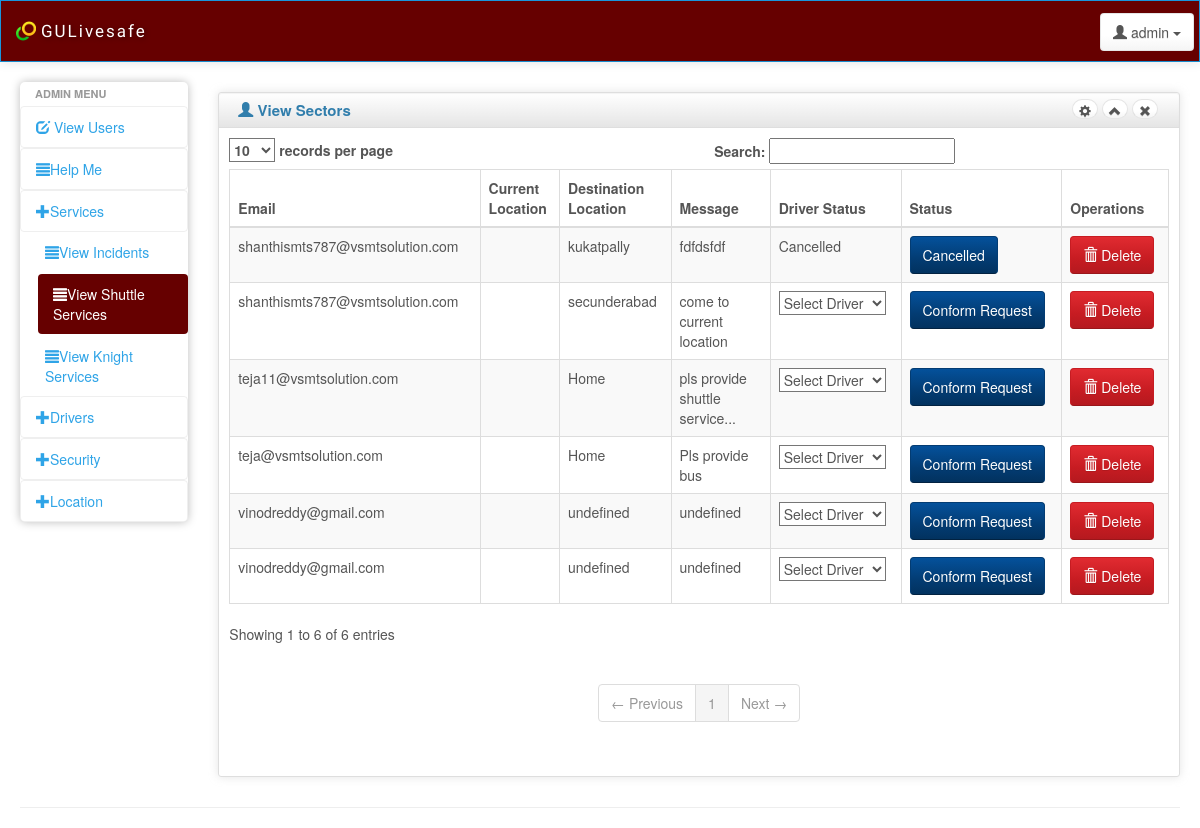
/admin/view_shuttle.php (signed in), run on the app's committed database.
### tables this page shows
CREATE TABLE IF NOT EXISTS `shuttle_services` (
  `shuttle_id` int(11) NOT NULL AUTO_INCREMENT,
  `email_id` varchar(50) NOT NULL DEFAULT '0',
  `current_loaction` varchar(50) DEFAULT NULL,
  `destination_location` varchar(50) DEFAULT NULL,
  `shuttle_message` varchar(50) DEFAULT NULL,
  `shuttle_status` varchar(50) DEFAULT 'Not Conformed',
  PRIMARY KEY (`shuttle_id`),
  KEY `FK_shuttle_services_users` (`email_id`),
  CONSTRAINT `FK_shuttle_services_users` FOREIGN KEY (`email_id`) REFERENCES `users` (`email_id`) ON DELETE CASCADE ON UPDATE CASCADE
);

### admin/view_shuttle.php (the view, shortened to what this page needs)
<!DOCTYPE html>
<html lang="en">
<head>
    <link id="bs-css" href="css/bootstrap-cerulean.min.css" rel="stylesheet">
    <link href="css/charisma-app.css" rel="stylesheet">
    <link href='bower_components/fullcalendar/dist/fullcalendar.css' rel='stylesheet'>
    <link href='bower_components/fullcalendar/dist/fullcalendar.print.css' rel='stylesheet' media='print'>
    <link href='bower_components/chosen/chosen.min.css' rel='stylesheet'>
    <link href='bower_components/colorbox/example3/colorbox.css' rel='stylesheet'>
    <link href='bower_components/responsive-tables/responsive-tables.css' rel='stylesheet'>
    <link href='bower_components/bootstrap-tour/build/css/bootstrap-tour.min.css' rel='stylesheet'>
    <link href='css/jquery.noty.css' rel='stylesheet'>
    <link href='css/noty_theme_default.css' rel='stylesheet'>
    <link href='css/elfinder.min.css' rel='stylesheet'>
    <link href='css/elfinder.theme.css' rel='stylesheet'>
    <link href='css/jquery.iphone.toggle.css' rel='stylesheet'>
    <link href='css/uploadify.css' rel='stylesheet'>
    <link href='css/animate.min.css' rel='stylesheet'>
</head>
<body>
   <div class="navbar navbar-default" role="navigation">
        <div class="navbar-inner">
            <a class="navbar-brand" href="index.html"> <img alt="Charisma Logo" src="img/logo20.png" class="hidden-xs"/>
                <span>GULivesafe</span></a>
            <div class="btn-group pull-right">
                <button class="btn btn-default dropdown-toggle" data-toggle="dropdown">
                    <i class="glyphicon glyphicon-user"></i><span class="hidden-sm hidden-xs"> admin</span>
                    <span class="caret"></span>
                </button>
            </div>
        </div>
    </div>
<div class="ch-container">
    <div class="row">
        <div class="col-sm-2 col-lg-2">
            <div class="sidebar-nav">
                <div class="nav-canvas">
                    <?php include 'menu.php'?>
                </div>
            </div>
        </div>
        <div id="content" class="col-lg-10 col-sm-10">
    <div class="row">
    <div class="box col-md-12">
    <div class="box-inner">
    <div class="box-header well" data-original-title="">
        <h2><i class="glyphicon glyphicon-user"></i> View Sectors</h2>
        <div class="box-icon">
            <a href="#" class="btn btn-setting btn-round btn-default"><i class="glyphicon glyphicon-cog"></i></a>
            <a href="#" class="btn btn-minimize btn-round btn-default"><i
                    class="glyphicon glyphicon-chevron-up"></i></a>
            <a href="#" class="btn btn-close btn-round btn-default"><i class="glyphicon glyphicon-remove"></i></a>
        </div>
    </div>
    <div class="box-content">
    <table class="table table-striped table-bordered bootstrap-datatable datatable responsive">
    <thead>
    <tr>
        <th>Email</th>
        <th>Current Location</th>
        <th>Destination Location</th>
        <th>Message</th>
        <th>Driver Status</th>
        <th>Status</th>
        <th>Operations</th>
    </tr>
    </thead>
    <tbody>
    <?php
    $count=1;
    $sql="select * from shuttle_services";
    $res=mysql_query($sql);
    while($user=mysql_fetch_assoc($res))
    {
        ?>
    <tr>
        <td><?=$user['email_id']?></td>
      <td><?=$user['current_location']?></td>
      <td><?=$user['destination_location']?></td>
      <td><?=$user['shuttle_message']?></td>
      <?php
        if($user['shuttle_status']=='Not Conformed' ){
        ?>
      <td>
  <select name="location" onChange="driver_id<?=$count?>.value=this.value">
   <option>Select Driver</option>
</select>
</td>
     <td>
     <form action="conform_Request.php" method="post" onsubmit="" >
           <span id="fnameError" style="color:red;">
  <button class="btn btn-info" name="action" value="shuttle_request" >Conform Request</button></td>
    <?php
        }elseif($user['shuttle_status']=='Processing'||$user['shuttle_status']=='Completed' ){
        ?>
    <td><?=$user['shuttle_status']?></td>
    <td><a href="conform_Request.php?action=Completed&shuttle_id=<?=$user['shuttle_id']?>&status=<?=$user['shuttle_status']?>"><button class="btn btn-info">Completed</button></a></td>
    <?php
        }elseif($user['shuttle_status']=='Cancelled'){
            ?>
            <td><?=$user['shuttle_status']?></td>
    <td><button class="btn btn-info">Cancelled</button></td>
            <?php
        }
        ?>
        <td class="center">
        <a class="btn btn-danger" href="delete_data.php?action=shuttle&shuttle_id=<?php echo $user['shuttle_id']?>">
            <i class="glyphicon glyphicon-trash icon-white"></i>
            Delete
            </a>
        </td>
    </tr>
    <?php
    $count++;
    }
    ?>
    </tbody>
    </table>
    </div>
    </div>
    </div>
    </div>
    </div>
</div>
    <hr>
</div>
</body>
</html>

### admin/css/charisma-app.css (style rules this page uses)
select { background-color: #fff; }
.ch-container { padding: 0 15px; }
.box { margin-top: 10px; margin-bottom: 10px; }
.box-inner { border: 1px solid #DEDEDE; border-radius: 3px; -webkit-border-radius: 3px; -moz-border-radius: 3px; box-shadow: 0 0 10px rgba(189, 189, 189, 0.4); -webkit-box-shadow: 0 0 10px rgba(189, 189, 189, 0.4); -moz-box-shadow: 0 0 10px rgba(189, 189, 189, 0.4); }
.box-header { border: none; padding-top: 5px; border-bottom: 1px solid #DEDEDE; border-radius: 3px 3px 0 0; -webkit-border-radius: 3px 3px 0 0; -moz-border-radius: 3px 3px 0 0; height: 35px; min-height: 35px !important; margin-bottom: 0; font-weight: bold; font-size: 16px; background: -moz-linear-gradient(top, rgba(255, 255, 255, 0) 0%, rgba(0, 0, 0, 0.1) 100%); background: -webkit-gradient(linear, left top, left bottom, color-stop(0%, rgba(255, 255, 255, 0)), color-stop(100%, rgba(0, 0, 0, 0.1))); background: -webkit-linear-gradient(top, rgba(255, 255, 255, 0) 0%, rgba(0, 0, 0, 0.1) 100%); background: -o-linear-gradient(top, rgba(255, 255, 255, 0) 0%, rgba(0, 0, 0, 0.1) 100%); background: -ms-linear-gradient(top, rgba(255, 255, 255, 0) 0%, rgba(0, 0, 0, 0.1) 100%); background: linear-gradient(to bottom, rgba(255, 255, 255, 0) 0%, rgba(0, 0, 0, 0.1) 100%); filter: progid:DXImageTransform.Microsoft.gradient(startColorstr='#00ffffff', endColorstr='#1a000000', GradientType=0); }
.box-header h2 { font-size: 15px; width: auto; clear: none; float: left; line-height: 25px; white-space: nowrap; font-weight: bold; margin-top: 0; margin-bottom: 0; }
.box-header h2 > i { margin-top: 1px; }
.box-icon { float: right; }
.box-icon a { clear: none; float: left; margin: 0 2px; height: 20px; width: 5px; margin-top: 1px; }
.box-icon a i { margin-left: -6px; top: -1px; }
.box-content { padding: 10px; }
.btn-round { border-radius: 40px; -webkit-border-radius: 40px; -moz-border-radius: 40px; font-size: 12px; padding-top: 4px; }
.sidebar-nav { min-height: 0; box-shadow: 0 0 10px #BDBDBD; border-radius: 5px; margin-bottom: 0; padding-bottom: 0; max-height: none; }
.navbar-brand { font-family: 'Shojumaru', cursive, Arial, serif; letter-spacing: 2px; text-shadow: 1px 1px 5px rgba(0, 0, 0, 0.5); width: 183px; font-size: 17px; }
.navbar-brand img { float: left; height: 20px; width: 20px; margin-right: 5px; }
.navbar-brand span { float: left; }
.navbar-inner { padding-top: 5px; padding-bottom: 5px; line-height: 30px; height: 60px; }
.navbar-inner .btn-group { margin: 7px 5px 0 5px; }
.pull-right { float: right !important; }
.navbar { border-radius: 0; }
@media only screen and (min-width: 980px) { a, button, input[type=submit], input[type=button], .product-img { -webkit-transition: .5s; -moz-transition: .5s; -ms-transition: .5s; -o-transition: .5s; transition: .5s; } }
@media only screen and (min-width: 980px) { .ch-container { padding: 0 20px; } }

### admin/bower_components/responsive-tables/responsive-tables.css (style rules this page uses)
table th { font-weight: bold; }
table td, table th { padding: 9px 10px; text-align: left; }

### data on the page
shuttle_services: email "shanthismts787@vsmtsolution.com", destination_location "kukatpally", shuttle_message "fdfdsfdf", shuttle_status "Cancelled"
shuttle_services: email "shanthismts787@vsmtsolution.com", destination_location "secunderabad", shuttle_message "come to current location"
shuttle_services: email "teja@vsmtsolution.com", destination_location "Home", shuttle_message "Pls provide bus"
shuttle_services: email "teja11@vsmtsolution.com", destination_location "Home", shuttle_message "pls provide shuttle service..."
shuttle_services: email "vinodreddy@gmail.com", destination_location "undefined", shuttle_message "undefined"
shuttle_services: email "vinodreddy@gmail.com", destination_location "undefined", shuttle_message "undefined"
